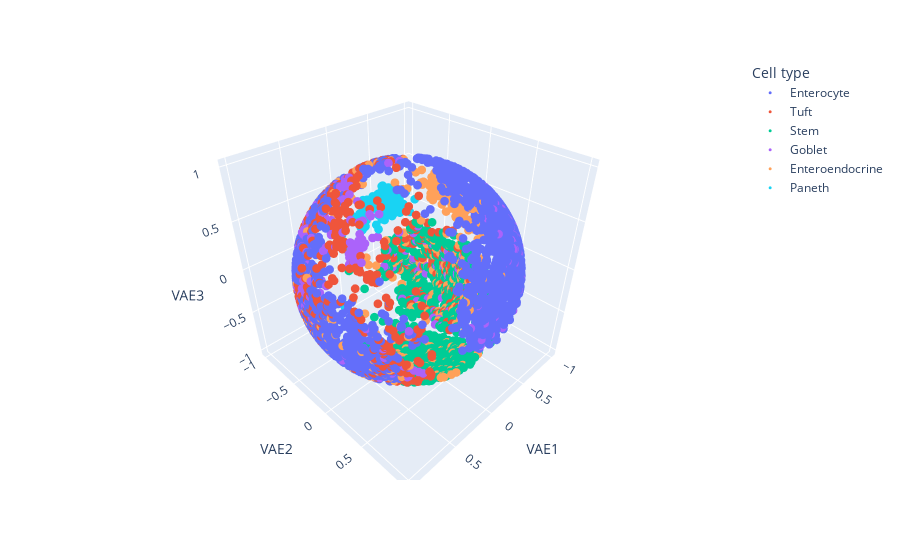

Source (notebook cell):
### Code cell
import plotly.express as px
plot_data = pd.concat([latent_df, metadata], axis=1).head(5000)
fig = px.scatter_3d(plot_data, x='VAE1', y='VAE2', z='VAE3', color='Cell type')
fig.update_traces(marker_size = 3)
fig.write_html("plotly_3d.html")
fig.show()

### Figure 1 — Plotly figure (JSON) as saved in the notebook; plotly's stock layout.template omitted (floating-point values rounded to 4 significant figures; data arrays with more than 128 entries replaced by an {"elided": "..."} marker saying what was removed)
{"data": [{"hovertemplate": "Cell type=Enterocyte<br>VAE1=%{x}<br>VAE2=%{y}<br>VAE3=%{z}<extra></extra>", "legendgroup": "Enterocyte", "marker": {"color": "#636efa", "symbol": "circle", "size": 3}, "mode": "markers", "name": "Enterocyte", "scene": "scene", "showlegend": true, "x": {"elided": "2507 float values"}, "y": {"elided": "2507 float values"}, "z": {"elided": "2507 float values"}, "type": "scatter3d"}, {"hovertemplate": "Cell type=Tuft<br>VAE1=%{x}<br>VAE2=%{y}<br>VAE3=%{z}<extra></extra>", "legendgroup": "Tuft", "marker": {"color": "#EF553B", "symbol": "circle", "size": 3}, "mode": "markers", "name": "Tuft", "scene": "scene", "showlegend": true, "x": {"elided": "566 float values"}, "y": {"elided": "566 float values"}, "z": {"elided": "566 float values"}, "type": "scatter3d"}, {"hovertemplate": "Cell type=Stem<br>VAE1=%{x}<br>VAE2=%{y}<br>VAE3=%{z}<extra></extra>", "legendgroup": "Stem", "marker": {"color": "#00cc96", "symbol": "circle", "size": 3}, "mode": "markers", "name": "Stem", "scene": "scene", "showlegend": true, "x": {"elided": "1028 float values"}, "y": {"elided": "1028 float values"}, "z": {"elided": "1028 float values"}, "type": "scatter3d"}, {"hovertemplate": "Cell type=Goblet<br>VAE1=%{x}<br>VAE2=%{y}<br>VAE3=%{z}<extra></extra>", "legendgroup": "Goblet", "marker": {"color": "#ab63fa", "symbol": "circle", "size": 3}, "mode": "markers", "name": "Goblet", "scene": "scene", "showlegend": true, "x": {"elided": "327 float values"}, "y": {"elided": "327 float values"}, "z": {"elided": "327 float values"}, "type": "scatter3d"}, {"hovertemplate": "Cell type=Enteroendocrine<br>VAE1=%{x}<br>VAE2=%{y}<br>VAE3=%{z}<extra></extra>", "legendgroup": "Enteroendocrine", "marker": {"color": "#FFA15A", "symbol": "circle", "size": 3}, "mode": "markers", "name": "Enteroendocrine", "scene": "scene", "showlegend": true, "x": {"elided": "461 float values"}, "y": {"elided": "461 float values"}, "z": {"elided": "461 float values"}, "type": "scatter3d"}, {"hovertemplate": "Cell type=Paneth<br>VAE1=%{x}<br>VAE2=%{y}<br>VAE3=%{z}<extra></extra>", "legendgroup": "Paneth", "marker": {"color": "#19d3f3", "symbol": "circle", "size": 3}, "mode": "markers", "name": "Paneth", "scene": "scene", "showlegend": true, "x": [-0.5243, -0.2912, -0.5213, -0.4547, -0.5448, -0.5711, -0.4897, -0.5579, -0.2686, -0.3813, -0.4118, -0.5828, -0.4176, -0.3977, -0.4835, -0.5062, -0.5319, -0.546, -0.6576, -0.5018, -0.435, -0.559, -0.463, -0.436, -0.545, -0.279, -0.646, -0.5888, -0.5537, -0.5391, -0.5847, -0.6214, -0.5659, -0.2725, -0.271, -0.2527, -0.6399, -0.4107, -0.4273, -0.6189, -0.2463, -0.3692, -0.5275, -0.6521, -0.4899, 0.2397, -0.5173, -0.5435, -0.3027, -0.474, -0.5042, -0.5171, -0.5025, -0.5952, -0.8641, -0.0254, -0.2478, -0.3999, -0.5679, -0.3135, 0.2475, -0.4306, -0.3673, -0.7148, -0.5348, -0.3122, -0.4779, -0.4184, -0.3599, -0.3849, -0.6374, -0.2938, -0.682, -0.1529, -0.3652, -0.2912, -0.4059, -0.305, -0.3831, -0.4935, -0.4843, -0.4249, -0.4566, -0.4851, -0.607, -0.544, -0.3207, -0.5696, -0.02508, -0.5905, -0.4445, -0.4346, -0.4276, -0.4174, -0.6269, -0.5303, -0.4924, -0.4751, -0.6338, -0.4442, -0.2392, -0.3154, -0.5773, -0.5803, -0.5799, -0.454, -0.2294, -0.6139, -0.4133, -0.4166, -0.734], "y": [-0.8502, -0.9377, -0.8289, -0.8511, -0.8264, -0.8208, -0.8429, -0.8024, -0.9586, -0.8831, -0.8776, -0.8112, -0.9058, -0.8792, -0.8634, -0.8347, -0.8347, -0.8244, -0.7379, -0.8644, -0.8623, -0.7582, -0.8423, -0.8939, -0.8331, -0.9464, -0.7465, -0.7999, -0.7533, -0.8245, -0.8104, -0.7583, -0.8229, -0.9462, -0.924, -0.9657, -0.7567, -0.858, -0.8574, -0.7549, -0.9632, -0.9162, -0.8246, -0.6923, -0.7951, -0.7367, -0.8543, -0.8382, -0.9238, -0.8079, -0.8328, -0.8511, -0.787, -0.7485, -0.2872, -0.9973, -0.9654, -0.891, -0.8227, -0.9126, -0.6873, -0.7998, -0.883, -0.6975, -0.7979, -0.9285, -0.8714, -0.8741, -0.9258, -0.9038, -0.7693, -0.9323, -0.727, -0.9812, -0.9118, -0.95, -0.9016, -0.9502, -0.907, -0.8658, -0.8383, -0.8064, -0.8086, -0.8272, -0.7879, -0.7901, -0.9471, -0.7777, -0.973, -0.804, -0.8268, -0.8916, -0.8467, -0.8522, -0.7769, -0.8432, -0.7816, -0.8798, -0.7607, -0.895, -0.9697, -0.9189, -0.8158, -0.7451, -0.7885, -0.8606, -0.9733, -0.7295, -0.8855, -0.8995, -0.645], "z": [0.04748, 0.1896, 0.2029, 0.2625, 0.1421, 0.00784, 0.223, 0.2119, -0.09415, 0.2732, 0.2453, 0.04794, -0.07125, 0.2624, 0.1439, 0.217, 0.1426, 0.1489, 0.1518, -0.03029, 0.2591, 0.3354, 0.2761, 0.1036, 0.0941, 0.1629, 0.1593, 0.116, 0.3548, 0.172, 0.03646, 0.1969, 0.05054, 0.1742, 0.2697, -0.05932, 0.1334, 0.3086, 0.2868, 0.2169, 0.1071, 0.1558, 0.2043, 0.309, 0.3576, -0.6322, 0.05031, 0.04473, 0.2343, 0.3502, 0.2284, 0.09046, 0.3578, 0.2923, 0.4132, -0.06835, 0.08123, 0.2149, 0.02421, 0.2625, -0.6829, 0.4182, 0.2922, 0.05053, 0.2779, 0.2012, 0.1106, 0.2468, 0.1156, 0.187, 0.04301, 0.2108, 0.07933, 0.118, 0.1878, 0.1124, 0.1494, -0.06329, 0.1751, 0.08182, 0.2505, 0.4112, 0.3709, 0.2834, 0.1037, 0.2824, 0.007106, 0.2659, -0.2294, 0.06935, 0.3447, -0.1273, 0.3167, 0.3155, 0.05835, 0.08821, 0.383, -0.01522, 0.1399, 0.04076, 0.04976, 0.237, 0.03426, 0.3288, 0.205, 0.2305, 0.006051, 0.3016, 0.2122, 0.132, 0.2126], "type": "scatter3d"}], "layout": {"scene": {"domain": {"x": [0.0, 1.0], "y": [0.0, 1.0]}, "xaxis": {"title": {"text": "VAE1"}}, "yaxis": {"title": {"text": "VAE2"}}, "zaxis": {"title": {"text": "VAE3"}}}, "legend": {"title": {"text": "Cell type"}, "tracegroupgap": 0}, "margin": {"t": 60}}}
